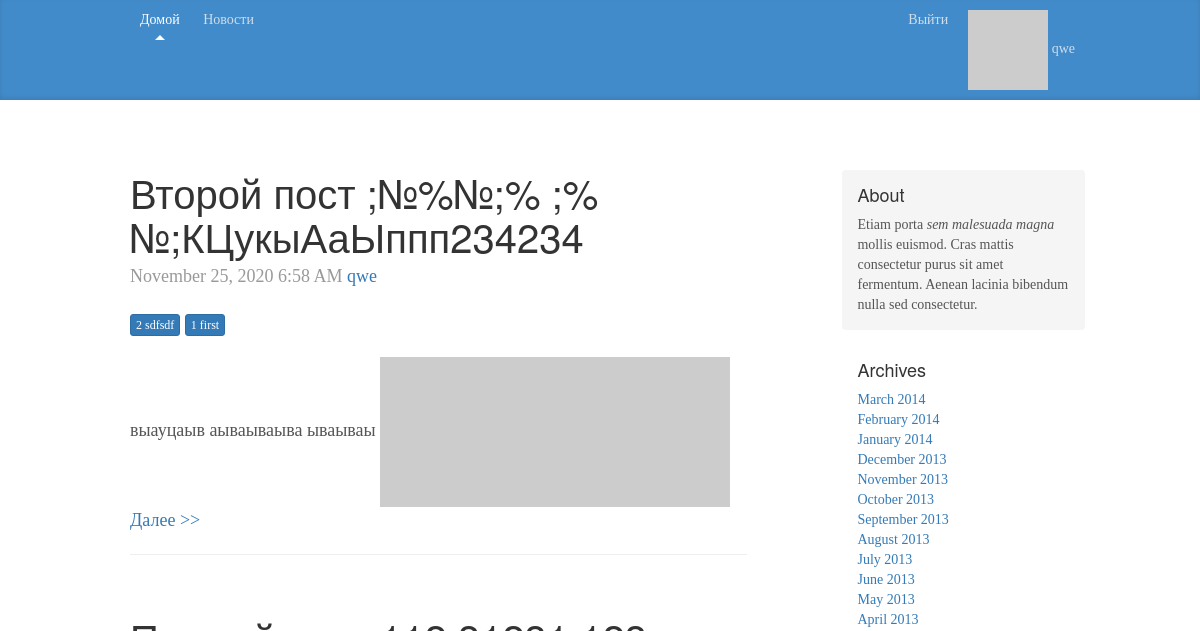
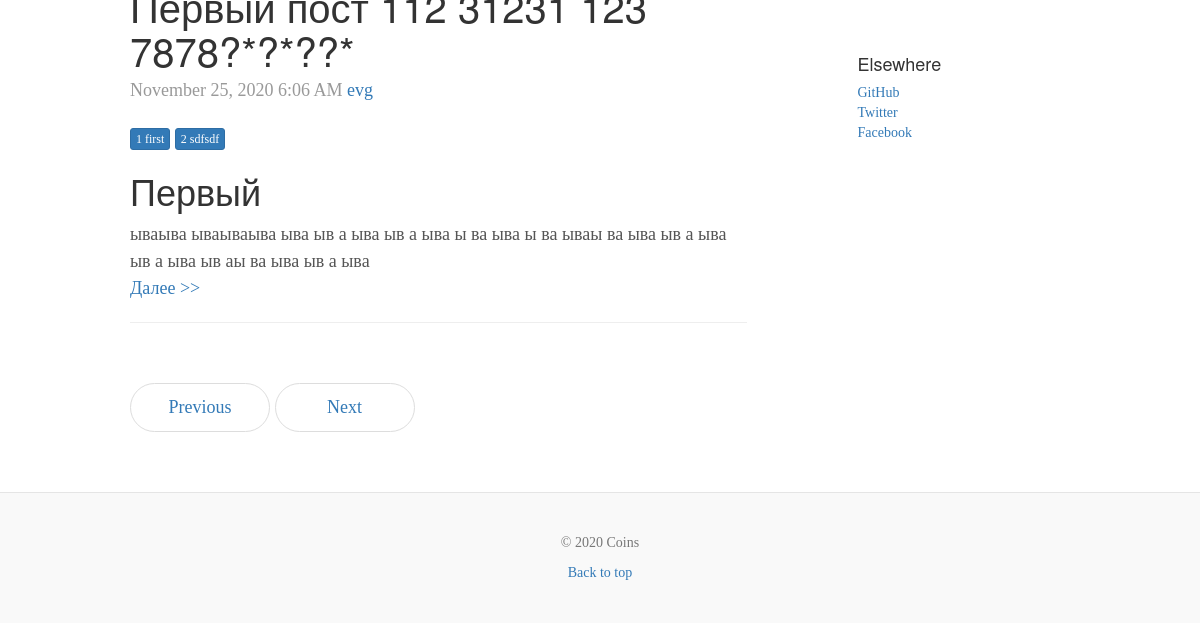
Before: /news (signed in) with the older database file (2 pictures, top to bottom).
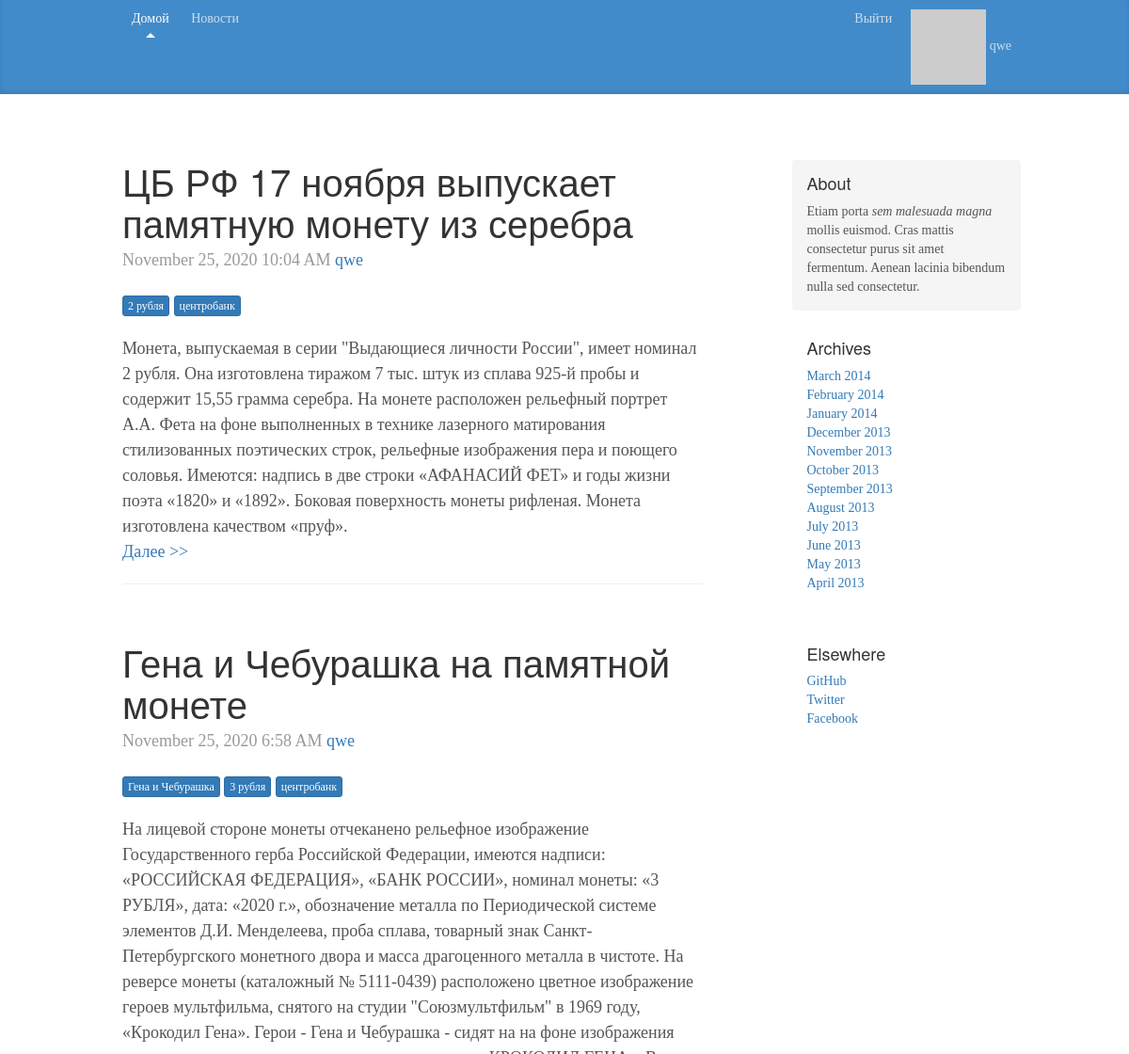
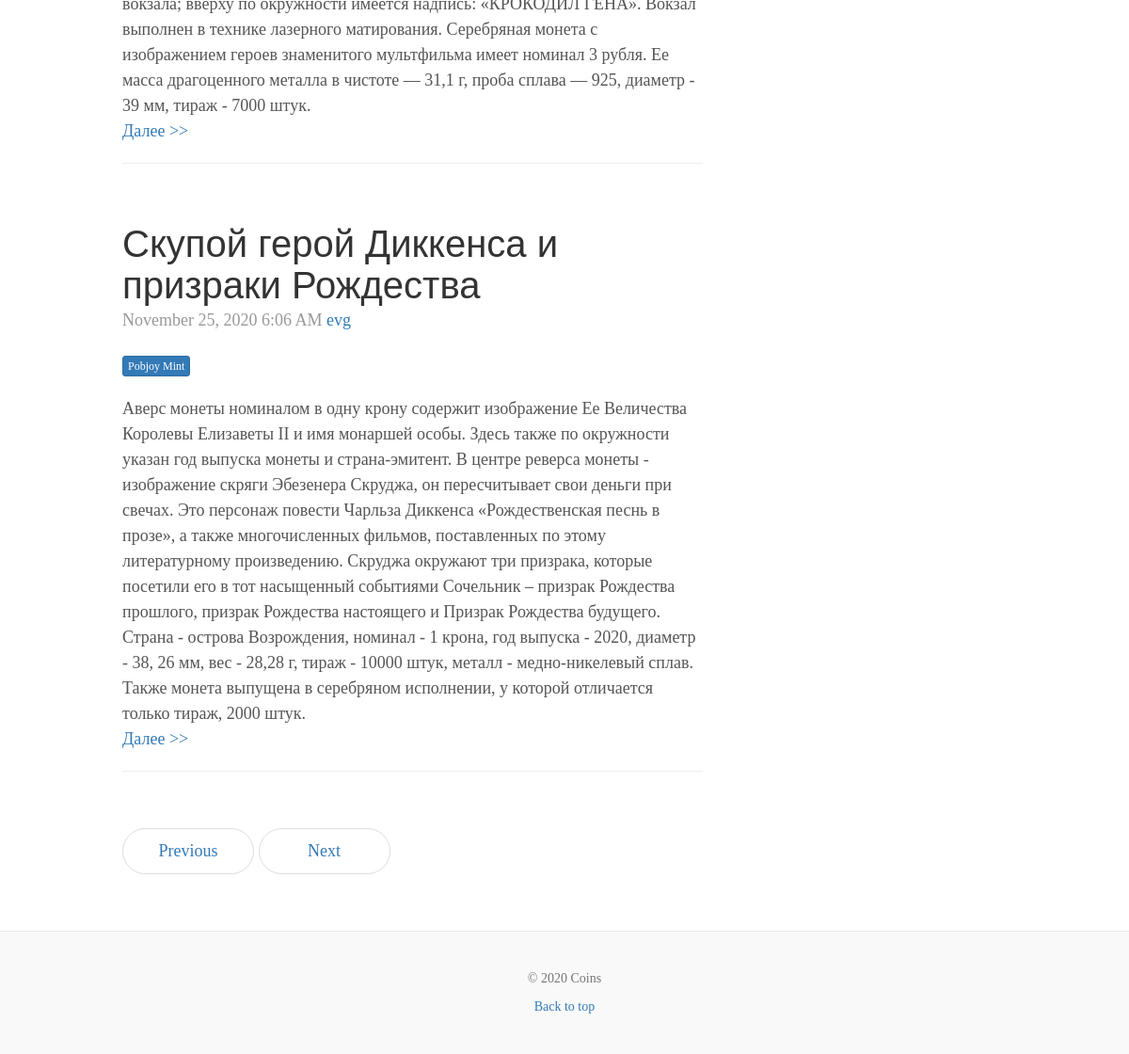
After: the same page with the newer database file (2 pictures, top to bottom).
### app/models.py (models this page shows, shortened)
class Post(db.Model):
    __tablename__ = 'post'
    id = db.Column(db.Integer, primary_key=True)
    title = db.Column(db.String(150))
    slug = db.Column(db.String(140), unique=True)
    pre_body = db.Column(db.Text)
    body = db.Column(db.Text)
    created = db.Column(db.DateTime, index=True, default=datetime.utcnow)
    author_id = db.Column(db.Integer, db.ForeignKey('user.id'))
    tags = db.relationship('Tag', secondary='tags_posts', backref=db.backref('posts', lazy='dynamic'))

class User(db.Model, UserMixin):
    __tablename__ = 'user'
    id = db.Column(db.Integer, primary_key=True)
    email = db.Column(db.String(255), unique=True)
    username = db.Column(db.String(255), unique=True, index=True)
    password_hash = db.Column(db.String(255))
    active = db.Column(db.Boolean())
    confirmed_at = db.Column(db.DateTime())
    name = db.Column(db.String(64))
    location = db.Column(db.String(64))
    member_since = db.Column(db.DateTime(), default=datetime.utcnow)
    about_me = db.Column(db.String(140))
    last_seen = db.Column(db.DateTime, default=datetime.utcnow)
    avatar_hash = db.Column(db.String(32))
    roles = db.relationship('Role', secondary='roles_users', backref=db.backref('users', lazy='dynamic'))
    posts = db.relationship('Post', backref='author', lazy='dynamic')
    @property
    def password(self):
        raise AttributeError('password is not a readable attribute')
    def gravatar(self, size=100, default='identicon', rating='g'):
        url = 'https://secure.gravatar.com/avatar'
        hash = self.avatar_hash or self.gravatar_hash()
        return '{url}/{hash}?s={size}&d={default}&r={rating}'.\
                        format(url=url, hash=hash, size=size, default=default, rating=rating)
    def is_administrator(self):
        for r in self.roles:
            if str(r) == 'admin':
                return True
        return False

class Tag(db.Model):
    __tablename__ = 'tag'
    id = db.Column(db.Integer, primary_key=True)
    name = db.Column(db.String(100))
    slug = db.Column(db.String(100), unique=True)

### app/posts/controllers.py (the view)
@module.route('/news')
def news():
    posts = Post.query.order_by(Post.created.desc()).all()
    return render_template('posts/news.html', posts=posts)

### app/models.py (called while the page is built)
@login_manager.user_loader
def load_user(user_id):
    return User.query.get(int(user_id))

    def __repr__(self):
        return self.name

### app/templates/posts/news.html
{% extends "layout.html" %}
{% block content %}
{% for post in posts%}
<div class="blog-post">
  <h2 class="blog-post-title">{{ post.title }}</h2>
  <p class="blog-post-meta">{{ moment(post.created).format('LLL') }}
    <a href="{{ url_for('users.user', username=post.author.username) }}">{{ post.author.username }}</a></p>
  {% if post.tags %}
    <p class="blog-post-meta">
    {% for n in post.tags %}
    <a class="btn btn-primary btn-xs" href="#" role="button">{{ n.name }}</a>
    {% endfor%}
    </p>
  {% endif %}
  {{ post.body|safe }}
  <p class="blog-post-meta"><a href="#">Далее >></a></p>
  <hr>
</div>
{% endfor %}
<nav>
  <ul class="pager">
    <li><a href="#">Previous</a></li>
    <li><a href="#">Next</a></li>
  </ul>
</nav>
{% endblock %}

Changed rows visible on the page:
added Post: title "ЦБ РФ 17 ноября выпускает памятную монету из серебра", created "November 25, 2020 10:04 AM", author.username "qwe", body "Монета, выпускаемая в серии \"Выдающиеся личности России\", имеет номинал 2 рубля. Она изготовлена тиражом 7 тыс. штук из сплава 925-й пробы и содержит 15,55 грамма серебра. На монете расположен рельефный портрет А.А. Фета на фоне выполненных в технике лазерного матирования стилизованных поэтических строк, рельефные изображения пера и поющего соловья. Имеются: надпись в две строки «АФАНАСИЙ ФЕТ» и годы жизни поэта «1820» и «1892». Боковая поверхность монеты рифленая. Монета изготовлена качеством «пруф»."
added Tag: name "2 рубля", shown under "ЦБ РФ 17 ноября выпускает памятную монету из серебра"
added Tag: name "центробанк"
changed Post: title "Второй пост ;№%№;% ;%№;КЦукыАаЫппп234234" → "Гена и Чебурашка на памятной монете"; body "выауцаыв аываываыва ываываы" → "На лицевой стороне монеты отчеканено рельефное изображение Государственного герба Российской Федерации, имеются надписи: «РОССИЙСКАЯ ФЕДЕРАЦИЯ», «БАНК РОССИИ», номинал монеты: «3 РУБЛЯ», дата: «2020 г.», обозначение металла по Периодической системе элементов Д.И. Менделеева, проба сплава, товарный знак Санкт-Петербургского монетного двора и масса драгоценного металла в чистоте. На реверсе монеты (каталожный № 5111-0439) расположено цветное изображение героев мультфильма, снятого на студии \"Союзмультфильм\" в 1969 году, «Крокодил Гена». Герои - Гена и Чебурашка - сидят на на фоне изображения вокзала; вверху по окружности имеется надпись: «КРОКОДИЛ ГЕНА». Вокзал выполнен в технике лазерного…"
changed Tag: name "1 first" → "Гена и Чебурашка"; moves up the list
changed Tag: name "2 sdfsdf" → "3 рубля"
changed Post "evg": title "Первый пост 112 31231 123 7878?*?*??*" → "Скупой герой Диккенса и призраки Рождества"; body "Первый ываыва ываываыва ыва ыв а ыва ыв а ыва ы ва ыва ы ва ываы ва ыва ыв а ыва ыв а ыва ыв аы ва ыва ыв а ыва" → "Аверс монеты номиналом в одну крону содержит изображение Ее Величества Королевы Елизаветы II и имя монаршей особы. Здесь также по окружности указан год выпуска монеты и страна-эмитент. В центре реверса монеты - изображение скряги Эбезенера Скруджа, он пересчитывает свои деньги при свечах. Это персонаж повести Чарльза Диккенса «Рождественская песнь в прозе», а также многочисленных фильмов, поставленных по этому литературному произведению. Скруджа окружают три призрака, которые посетили его в тот насыщенный событиями Сочельник – призрак Рождества прошлого, призрак Рождества настоящего и Призрак Рождества будущего. Страна - острова Возрождения, номинал - 1 крона, год выпуска - 2020, диаметр -…"; loses Tag (name "1 first"); loses Tag (name "2 sdfsdf")
added Tag: name "Pobjoy Mint", shown under Post "evg"
